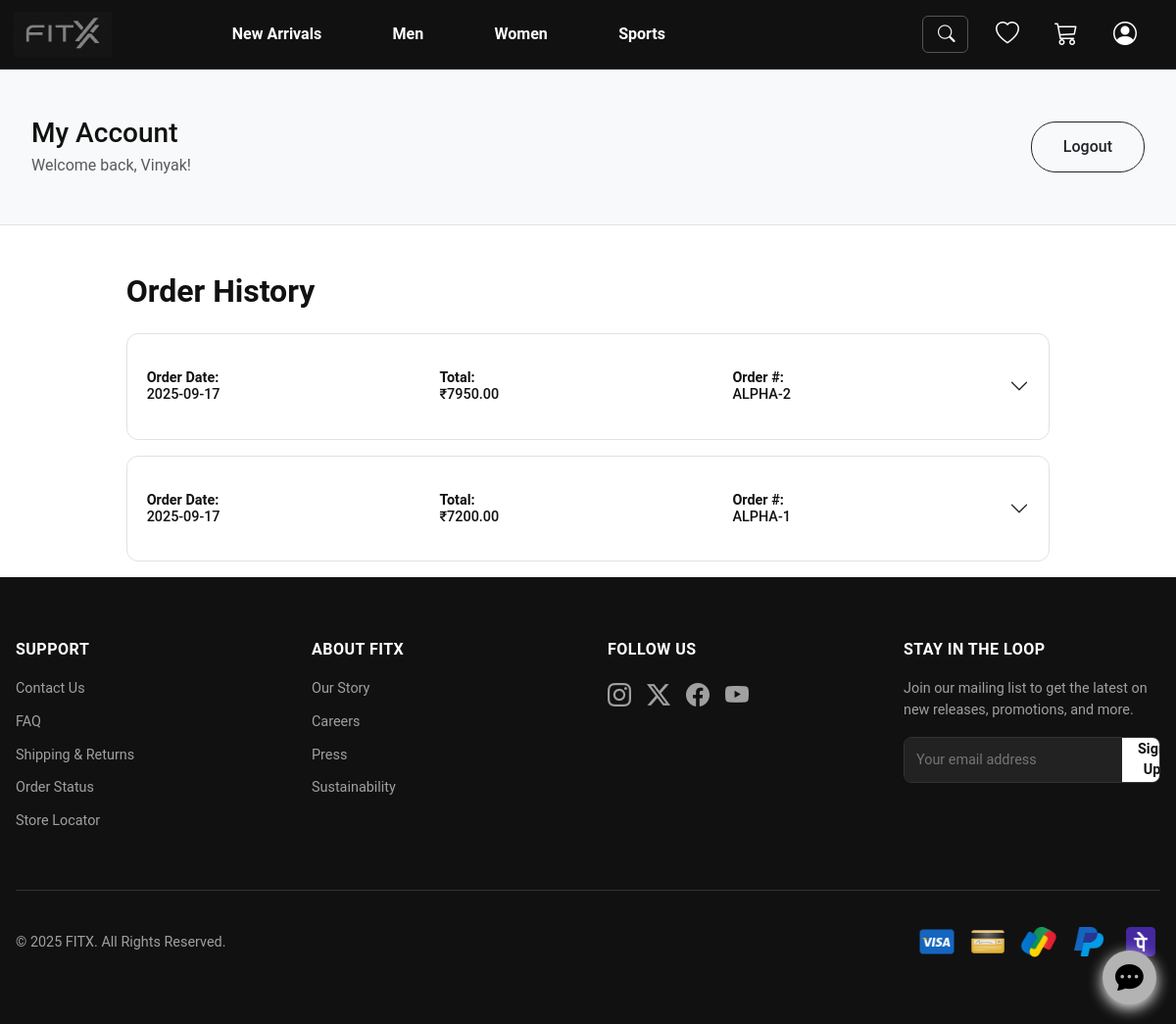
/account (signed in), run on the app's committed database.
### tables this page shows
CREATE TABLE users (
    id INTEGER PRIMARY KEY AUTOINCREMENT, username TEXT NOT NULL UNIQUE, password_hash TEXT NOT NULL
);

CREATE TABLE orders (
    id INTEGER PRIMARY KEY AUTOINCREMENT, user_id INTEGER NOT NULL, order_date TEXT NOT NULL,
    total_amount REAL NOT NULL, status TEXT NOT NULL, customer_name TEXT NOT NULL,
    shipping_address TEXT NOT NULL, city TEXT NOT NULL, postal_code TEXT NOT NULL,
    payment_method TEXT NOT NULL, FOREIGN KEY (user_id) REFERENCES users (id)
);

### app.py (the view)
@app.route('/account')
@login_required
def account_page():
    orders = get_orders_for_user(current_user.id)
    return render_template('account.html', cart_item_count=get_cart_count(), current_user=current_user, orders=orders)

### app.py (called while the page is built)
def get_db_connection():
    conn = sqlite3.connect('products.db', check_same_thread=False)
    conn.row_factory = sqlite3.Row
    return conn

@login_manager.user_loader
def load_user(user_id):
    conn = get_db_connection()
    user_data = conn.execute('SELECT * FROM users WHERE id = ?', (user_id,)).fetchone()
    conn.close()
    if user_data:
        return User(id=user_data['id'], username=user_data['username'], password_hash=user_data['password_hash'])
    return None

def get_cart_count():
    return len(session.get('cart', {}))

@app.context_processor
def inject_current_year():
    return {'current_year': datetime.utcnow().year}

### templates/account.html (shortened to what this page needs)
{% extends "_base.html" %}
{% block content %}
<div class="account-header">
    <div class="container">
        <div class="d-flex justify-content-between align-items-center flex-wrap order-header">
            <div>
                <h1 class="h3 mb-1">My Account</h1>
                <p class="text-muted mb-0">Welcome back, {{ current_user.username }}!</p>
            </div>
            <a href="{{ url_for('logout') }}" class="btn btn-outline-dark mt-2 mt-md-0">Logout</a>
        </div>
    </div>
</div>
<div class="container">
    <div class="row">
        <div class="col-lg-10 offset-lg-1">
            <h2 class="order-history-title">Order History</h2>
            {% if orders %}
                <div class="accordion order-accordion" id="orderHistoryAccordion">
                    {% for order in orders %}
                    <div class="accordion-item">
                        <h2 class="accordion-header">
                            <button class="accordion-button collapsed" type="button" data-bs-toggle="collapse" data-bs-target="#collapse{{ order.details.id }}">
                                <div class="w-100 order-details-grid">
                                    <div><strong>Order Date:</strong><br>{{ order.details.order_date.split(' ')[0] }}</div>
                                    <div><strong>Total:</strong><br>₹{{ "%.2f"|format(order.details.total_amount) }}</div>
                                    <div><strong>Order #:</strong><br>ALPHA-{{ order.details.id }}</div>
                                </div>
                            </button>
                        </h2>
                    </div>
                    {% endfor %}
                </div>
            {% else %}
                <div class="text-center p-5 bg-light rounded mt-4">
                    <p class="lead">You haven't placed any orders yet.</p>
                    <a href="{{ url_for('products_page') }}" class="btn btn-dark mt-2">Start Shopping</a>
                </div>
            {% endif %}
        </div>
    </div>
</div>
{% endblock %}

### static/assets/css/style.css (style rules this page uses)
:root { --primary-color: #6a0dad; --background-color: #121212; --surface-color: #1e1e1e; --text-color: #ffffff; --secondary-text-color: #a0a0a0; --font-family: 'Inter', sans-serif; }
body { background-color: var(--background-color); color: var(--text-color); font-family: var(--font-family); margin: 0; }
.container { max-width: 1200px; margin: 0 auto; padding: 0 2rem; }
.btn { padding: 0.8rem 2rem; border-radius: 25px; text-decoration: none; font-weight: 500; transition: all 0.3s ease; }
body, h3 { font-family: 'Inter', Arial white , sans-serif; }
body { font-family: 'Roboto', sans-serif; margin: 0; padding: 20px; background-color: #f4f4f4; color: #111; PADDING: 0PX; }
.accordion-item { border-bottom: 1px solid #eee; }
.accordion-header { width: 100%; background: none; border: none; text-align: left; padding: 20px 0; font-size: 16px; cursor: pointer; font-weight: 500; }

### templates/account.html (style rules this page uses)
:root { --light-bg: #ffffff; --surface-color: #f8f9fa; --text-color: #111111; --secondary-text: #6c757d; --border-color: #dee2e6; --primary-black: #111111; }
body { background-color: var(--light-bg) !important; padding: 0px; }
.account-header { padding: 3rem 0; background-color: var(--surface-color); border-bottom: 1px solid var(--border-color); }
.order-history-title { font-weight: 600; margin-top: 3rem; margin-bottom: 1.5rem; }
.order-accordion .accordion-item { background-color: #fff; border: 1px solid var(--border-color); border-radius: 12px !important; margin-bottom: 1rem; }
.order-accordion .accordion-button { background-color: transparent !important; color: var(--text-color); font-weight: 500; border-radius: 12px; box-shadow: none !important; }
.order-details-grid { display: grid; grid-template-columns: 1fr 1fr 1fr; gap: 1rem; font-size: 0.9rem; }

### data on the page
users: username "Vinyak"
orders: details.order_date "2025-09-17", details.total_amount "7950.00", details.id "2"
orders: details.order_date "2025-09-17", details.total_amount "7200.00", details.id "1"
